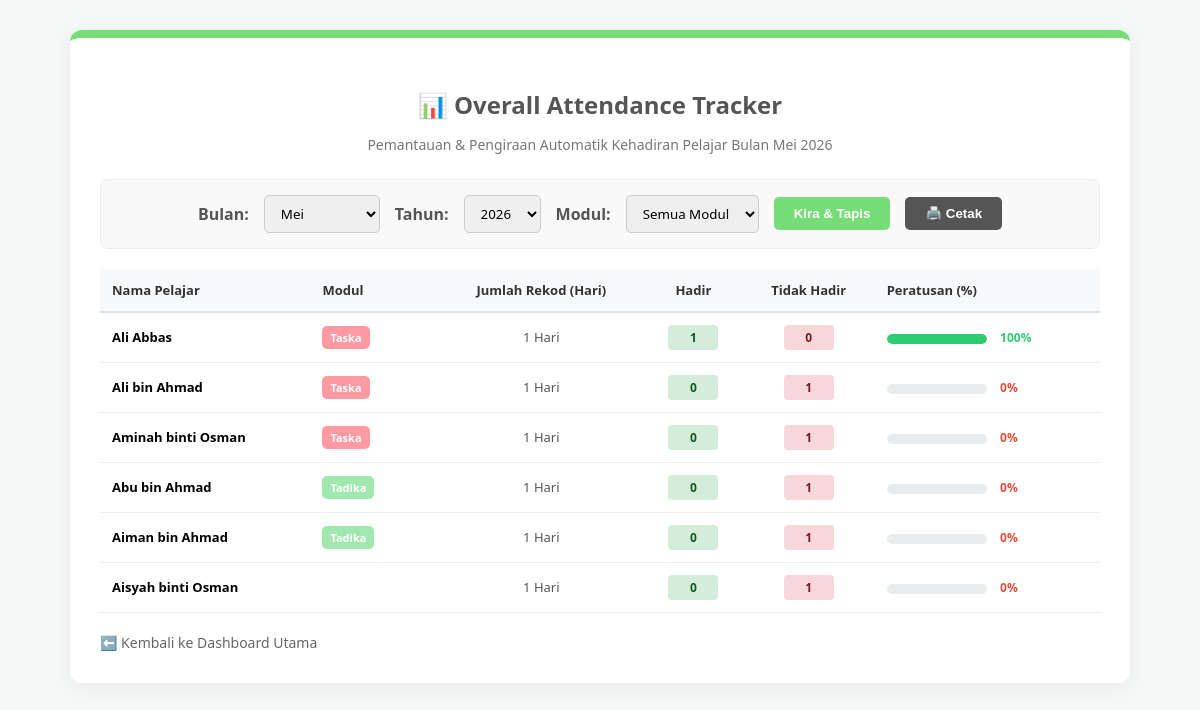
The app's page /senarai_kehadiran.php (signed in), older data.
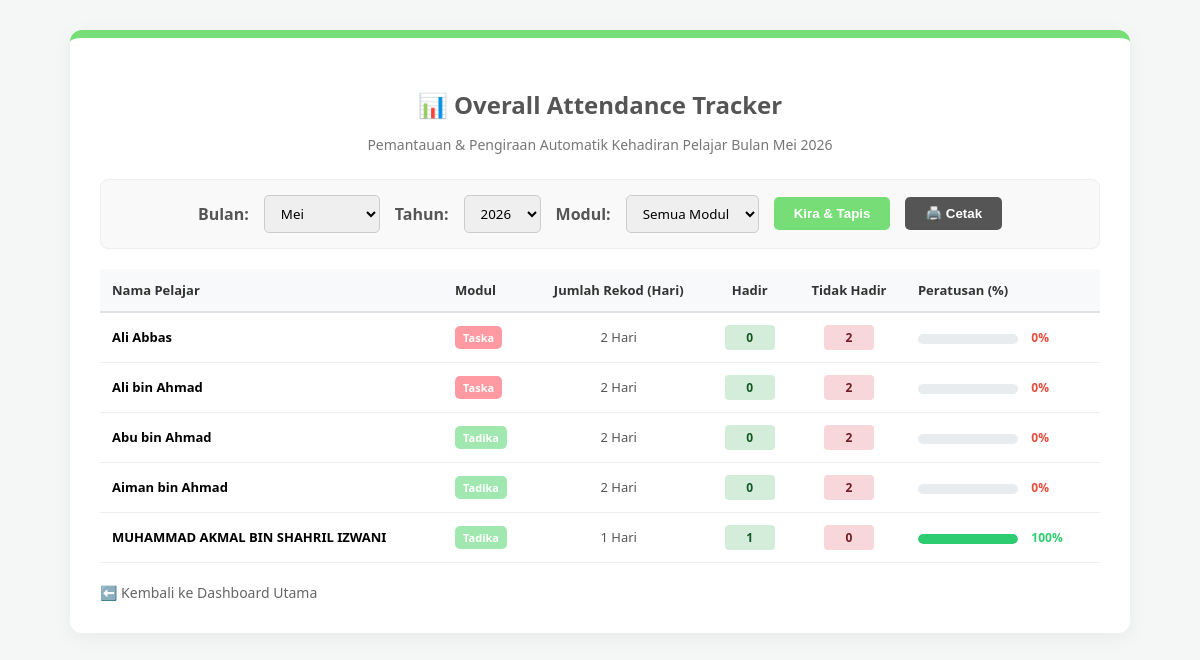
The same page, newer data.
### tables this page shows
CREATE TABLE `students` (
  `id` int(11) NOT NULL,
  `parent_id` int(11) NOT NULL,
  `full_name` varchar(100) NOT NULL,
  `mykid_number` varchar(20) NOT NULL,
  `module` enum('Taska','Tadika','KAFA Care') NOT NULL,
  `health_record` text DEFAULT NULL,
  `allergies` text DEFAULT NULL,
  `status` enum('Pending','Active','Graduated','Withdrawn') DEFAULT 'Pending',
  `created_at` timestamp NOT NULL DEFAULT current_timestamp(),
  `parent_name` varchar(100) NOT NULL,
  `parent_ic` varchar(15) NOT NULL,
  `parent_phone` varchar(15) NOT NULL,
  `parent_email` varchar(100) NOT NULL,
  `employer_name` varchar(100) NOT NULL,
  `employer_address` text NOT NULL,
  `address` text NOT NULL,
  `postcode` varchar(10) NOT NULL,
  `state` varchar(50) NOT NULL
);

### senarai_kehadiran.php (the view, shortened to what the changed rows need)
<?php
require 'db.php';
$filter_month = isset($_GET['month']) ? $_GET['month'] : date('m');
$filter_year = isset($_GET['year']) ? $_GET['year'] : date('Y');
$sql = "SELECT
            s.id,
            s.full_name,
            s.module,
            COUNT(a.id) AS total_days,
            SUM(CASE WHEN a.status = 'Present' THEN 1 ELSE 0 END) AS total_present,
            SUM(CASE WHEN a.status = 'Absent' THEN 1 ELSE 0 END) AS total_absent
        FROM students s
        LEFT JOIN attendance a ON s.id = a.student_id
            AND MONTH(a.date) = '$filter_month'
            AND YEAR(a.date) = '$filter_year'
        WHERE s.status = 'Active'";
$sql .= " GROUP BY s.id ORDER BY s.module, s.full_name ASC";
$result = $conn->query($sql);
?>
<!DOCTYPE html>
<html lang="ms">
<head>
</head>
<body>
    <div class="container">
        <h2>📊 Overall Attendance Tracker</h2>
        <table>
            <thead>
                <tr>
                    <th>Nama Pelajar</th>
                    <th>Modul</th>
                    <th style="text-align:center;">Jumlah Rekod (Hari)</th>
                    <th style="text-align:center;">Hadir</th>
                    <th style="text-align:center;">Tidak Hadir</th>
                    <th>Peratusan (%)</th>
                </tr>
            </thead>
            <tbody>
                <?php if ($result->num_rows > 0): ?>
                    <?php while($row = $result->fetch_assoc()):
                        $tagClass = 'tag-' . strtolower(str_replace(' ', '', $row['module'] ?? ''));
                        $total_days = $row['total_days'];
                        $total_present = $row['total_present'] ?? 0;
                        $total_absent = $row['total_absent'] ?? 0;
                        $percentage = 0;
                        if ($total_days > 0) {
                            $percentage = round(($total_present / $total_days) * 100);
                        }
                        $barColor = '#2ecc71';
                        if ($percentage < 80) $barColor = '#f1c40f';
                        if ($percentage < 60) $barColor = '#e74c3c';
                    ?>
                        <tr>
                            <td style="font-weight:600;"><?php echo htmlspecialchars($row['full_name']); ?></td>
                            <td><span class="tag <?php echo $tagClass; ?>"><?php echo htmlspecialchars($row['module']); ?></span></td>
                            <td style="text-align:center; color:#555;"><?php echo $total_days; ?> Hari</td>
                            <td style="text-align:center;">
                                <span class="stat-box stat-present"><?php echo $total_present; ?></span>
                            </td>
                            <td style="text-align:center;">
                                <span class="stat-box stat-absent"><?php echo $total_absent; ?></span>
                            </td>
                            <td>
                                <?php if($total_days > 0): ?>
                                    <div class="progress-container">
                                        <div class="progress-bar" style="width: <?php echo $percentage; ?>%; background-color: <?php echo $barColor; ?>;"></div>
                                    </div>
                                    <span class="perc-text" style="color: <?php echo $barColor; ?>;"><?php echo $percentage; ?>%</span>
                                <?php else: ?>
                                    <span style="color:#999; font-style:italic; font-size:11px;">Belum direkod</span>
                                <?php endif; ?>
                            </td>
                        </tr>
                    <?php endwhile; ?>
                <?php else: ?>
                    <tr><td colspan="6" style="text-align:center; padding:30px; color:#999;">Tiada rekod pelajar aktif ditemui.</td></tr>
                <?php endif; ?>
            </tbody>
        </table>
    </div>
</body>
</html>

Row changes from the older to the newer data that the page shows:
no longer on this page (row edited): students: full_name "Aminah binti Osman", module "Taska", total_days "1", total_present "0", total_absent "1", percentage "0"
no longer on this page (row edited): students: full_name "Aisyah binti Osman", total_days "1", total_present "0", total_absent "1", percentage "0", module "KAFA Care" (drawn)
changed students "Ali Abbas": total_days "1" → "2"; total_present "1" → "0"; total_absent "0" → "2"; percentage "100" → "0"
changed students "Ali bin Ahmad": total_days "1" → "2"; total_absent "1" → "2"
changed students "Abu bin Ahmad": total_days "1" → "2"; total_absent "1" → "2"
changed students "Aiman bin Ahmad": total_days "1" → "2"; total_absent "1" → "2"
added students: full_name "MUHAMMAD AKMAL BIN SHAHRIL IZWANI", module "Tadika", total_days "1", total_present "1", total_absent "0", percentage "100"
